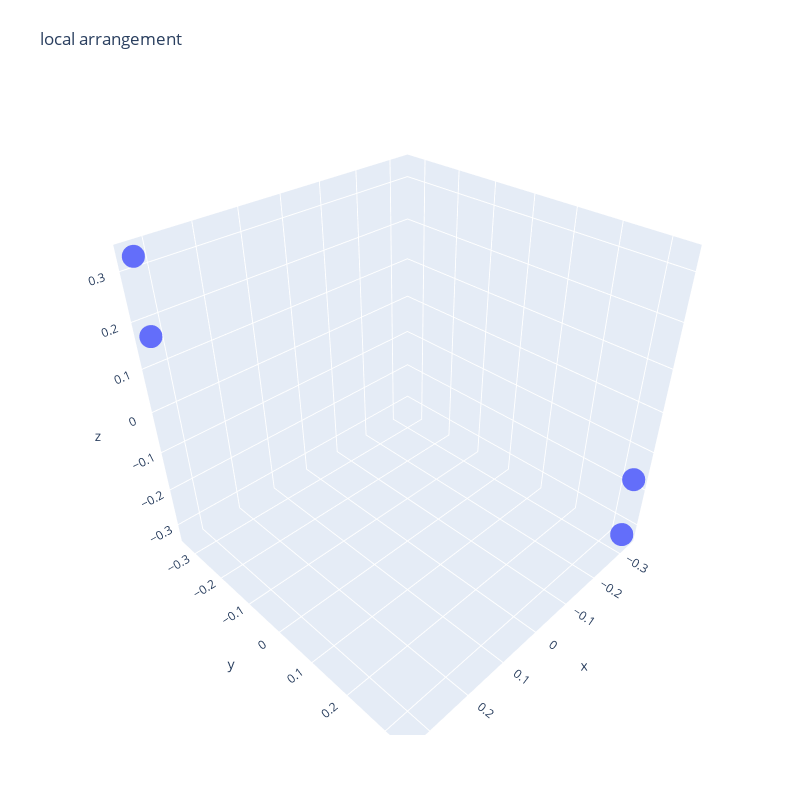

Notebook cell for this chart:
### Code cell
import plotly.graph_objects as go
import numpy as np

fig = go.Figure()

fig.add_trace(
    go.Scatter3d(
        x=nitrogens[:, 0],
        y=nitrogens[:, 1],
        z=nitrogens[:, 2],
        # x=vecs[zpos<0.5, 0],
        # y=vecs[zpos<0.5, 1],
        # z=vecs[zpos<0.5, 2],
        mode="markers",
        # marker=dict(size=2, color=zpos[:]),
    )
)

fig.update_layout(
    title="local arrangement",
    autosize=True,
    width=800,
    height=800,
    margin=dict(l=65, r=50, b=65, t=90),
)

fig.show()

### Figure 1 — Plotly figure (JSON) as saved in the notebook; plotly's stock layout.template omitted (floating-point values rounded to 4 significant figures)
{"data": [{"mode": "markers", "type": "scatter3d", "x": [0.3333, -0.3333, -0.3333, 0.3333], "y": [-0.3333, 0.3333, 0.3333, -0.3333], "z": [0.3289, -0.1711, -0.3289, 0.1711]}], "layout": {"autosize": true, "height": 800, "margin": {"b": 65, "l": 65, "r": 50, "t": 90}, "title": {"text": "local arrangement"}, "width": 800}}
